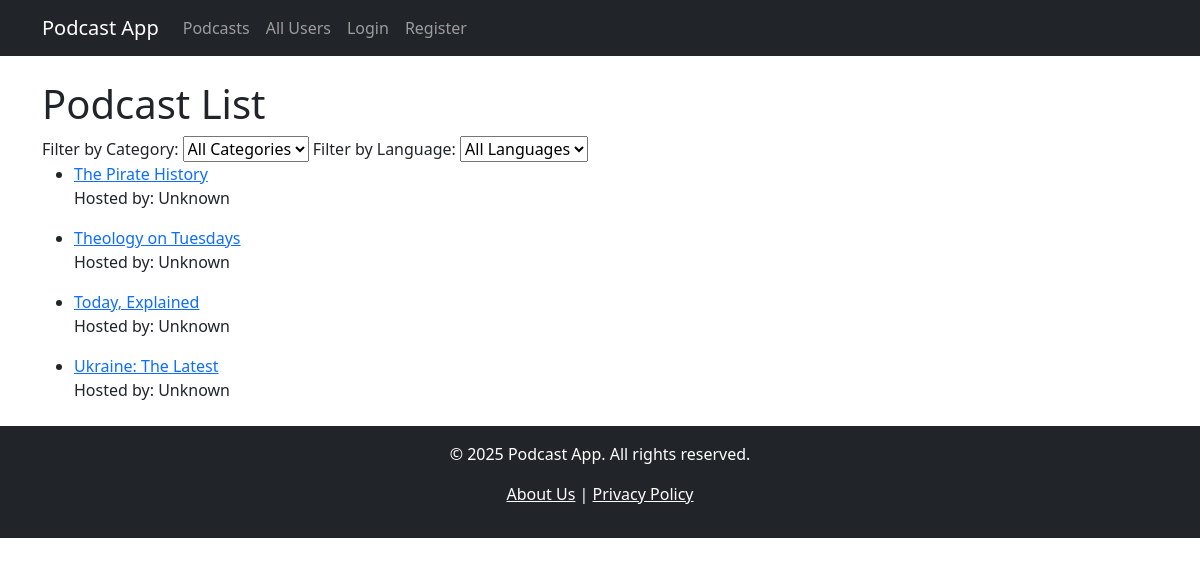
The page /podcasts/ on the database as committed earlier.
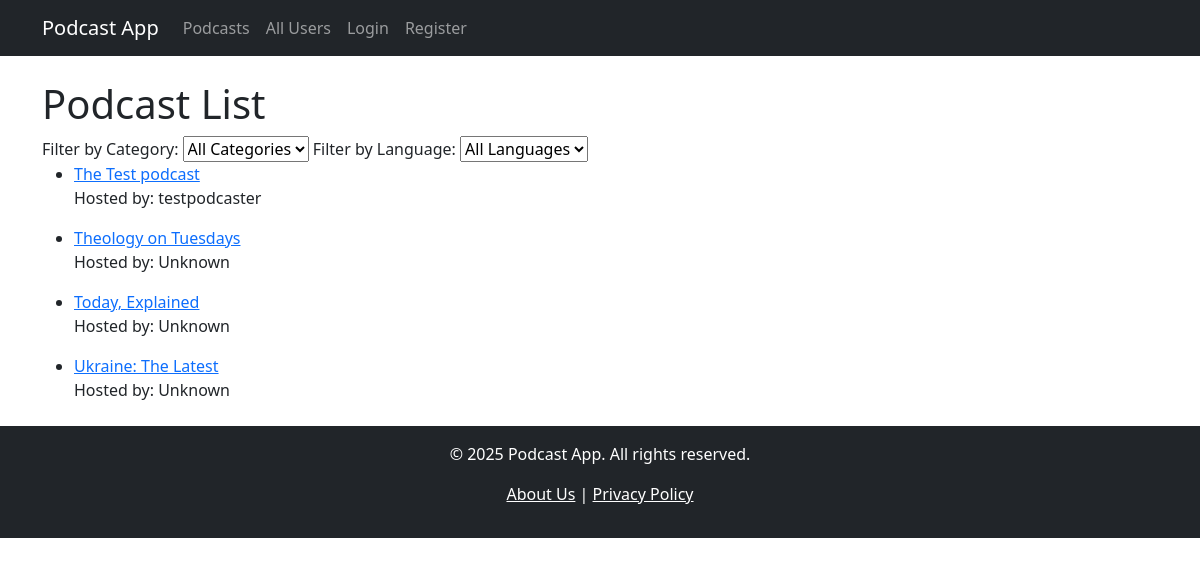
The same page on the database as committed later.
### podcasts/models.py (models this page shows, shortened)
class Podcast(models.Model):
    title = models.CharField(max_length=255)
    host = models.CharField(max_length=255)
    description = models.TextField()
    category = models.ForeignKey(Category, on_delete=models.SET_NULL, null=True)
    language = models.CharField(max_length=50)
    image = models.ImageField(upload_to='podcast_images/', blank=True, null=True)

### podcasts/views.py (the view)
# urls.py: path('', podcast_list, name='podcast_list'),
def podcast_list(request):
    category_id = request.GET.get('category')
    language = request.GET.get('language')
    podcasts = Podcast.objects.all().order_by('title')
    if category_id:
        podcasts = podcasts.filter(category_id=category_id)
    if language:
        podcasts = podcasts.filter(language=language)
    podcast_owners = {po.podcast.id: po.user.username for po in PodcastOwner.objects.select_related('user', 'podcast')}
    for podcast in podcasts:
        podcast.owner_name = podcast_owners.get(podcast.id, "Unknown")
    categories = Category.objects.all()
    languages = Podcast.objects.values_list('language', flat=True).distinct()  # Get unique languages
    return render(request, 'podcast_templates/podcast_list.html', {
        'podcasts': podcasts,
        'categories': categories,
        'languages': languages,
        'selected_category': int(category_id) if category_id else None,
        'selected_language': language
    })

### templates/podcast_templates/podcast_list.html (shortened to what this page needs)
{% extends 'base.html' %}
{% block content %}
  <h1>Podcast List</h1>
 <form method="GET">
    <label for="category">Filter by Category:</label>
    <select name="category" id="category" onchange="this.form.submit()">
        <option value="">All Categories</option>
    </select>
    <label for="language">Filter by Language:</label>
    <select name="language" id="language" onchange="this.form.submit()">
        <option value="">All Languages</option>
    </select>
</form>
  <ul>
    {% for podcast in podcasts %}
      <li>
        <a href="{% url 'podcast_detail' podcast.id %}">{{ podcast.title }}</a>
        <p>Hosted by: {{ podcast.owner_name }}</p>
      </li>
    {% empty %}
      <p>No podcasts available.</p>
    {% endfor %}
  </ul>
{% endblock %}

Rows that differ between the two databases and show on the page:
removed Podcast: title "The Pirate History", owner_name "Unknown"
added Podcast: title "The Test podcast", owner_name "testpodcaster"
